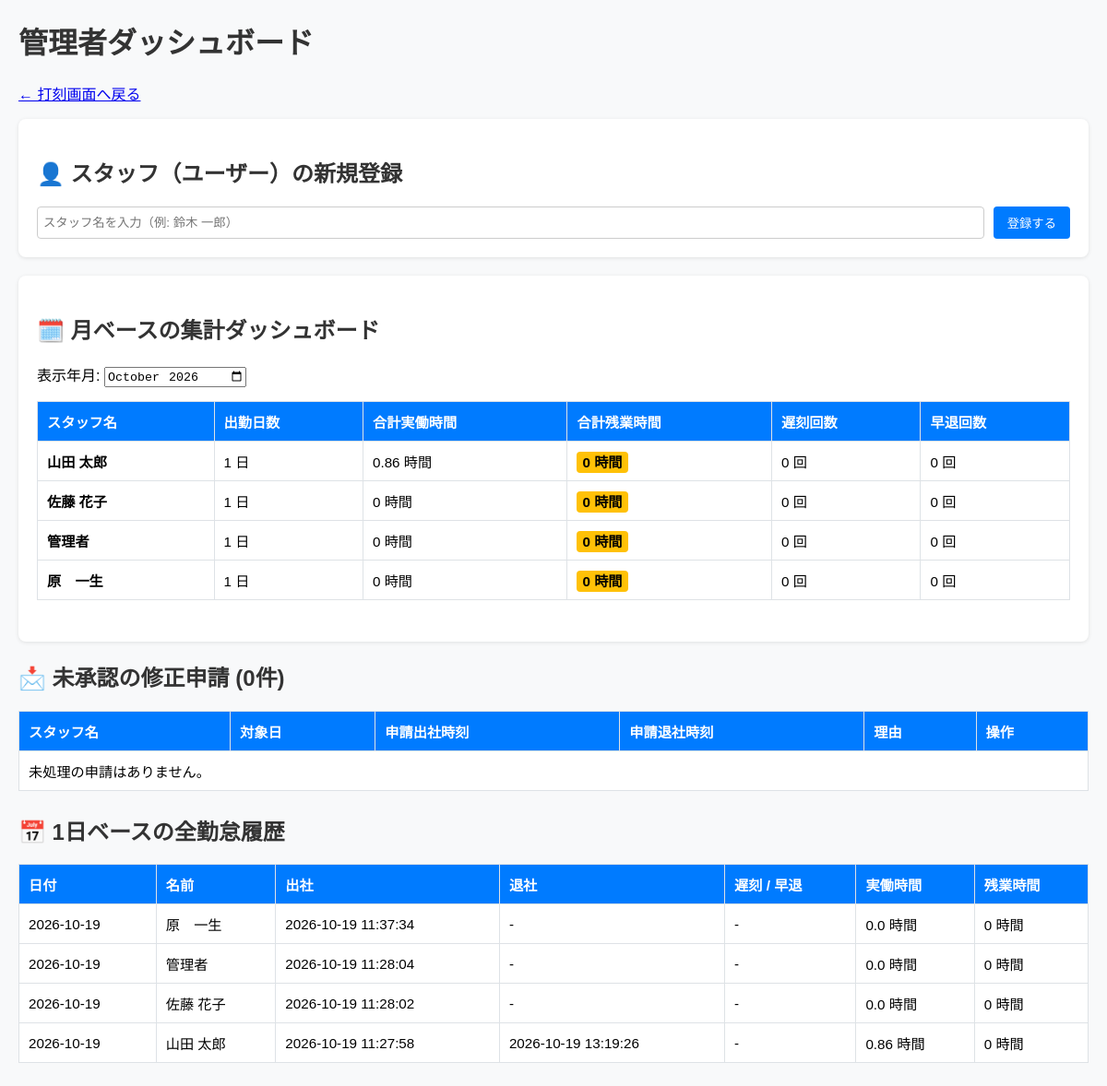
The page /admin on the database its author committed.
### tables this page shows
CREATE TABLE users (
                id INTEGER PRIMARY KEY AUTOINCREMENT,
                name TEXT NOT NULL,
                role TEXT DEFAULT 'employee'
            );

CREATE TABLE attendance (
                id INTEGER PRIMARY KEY AUTOINCREMENT,
                user_id INTEGER NOT NULL,
                work_date DATE NOT NULL,
                clock_in DATETIME,
                clock_out DATETIME,
                break_minutes INTEGER DEFAULT 60,
                tardy_minutes INTEGER DEFAULT 0,    -- 遅刻（分）
                early_leave_minutes INTEGER DEFAULT 0, -- 早退（分）
                actual_hours REAL DEFAULT 0,
                overtime_hours REAL DEFAULT 0
            );

### app.py (the view)
@app.route('/admin')
def admin():
    selected_month = request.args.get('month', datetime.now().strftime('%Y-%m'))
    with get_db() as conn:
        users = conn.execute('SELECT * FROM users').fetchall()
        attendances = conn.execute('''
            SELECT a.*, u.name
            FROM attendance a
            JOIN users u ON a.user_id = u.id
            ORDER BY a.work_date DESC, a.id DESC
        ''').fetchall()
        requests = conn.execute('''
            SELECT r.*, u.name, a.work_date
            FROM correction_requests r
            JOIN attendance a ON r.attendance_id = a.id
            JOIN users u ON a.user_id = u.id
            WHERE r.status = 'pending'
        ''').fetchall()
        monthly_summary = conn.execute('''
            SELECT
                u.name,
                COUNT(a.id) as work_days,
                SUM(a.actual_hours) as total_actual_hours,
                SUM(a.overtime_hours) as total_overtime_hours,
                SUM(CASE WHEN a.tardy_minutes > 0 THEN 1 ELSE 0 END) as tardy_count,
                SUM(CASE WHEN a.early_leave_minutes > 0 THEN 1 ELSE 0 END) as early_leave_count
            FROM users u
            LEFT JOIN attendance a ON u.id = a.user_id AND strftime('%Y-%m', a.work_date) = ?
            GROUP BY u.id
        ''', (selected_month,)).fetchall()
    return render_template('admin.html', attendances=attendances, requests=requests, users=users, monthly_summary=monthly_summary, selected_month=selected_month)

### app.py (called while the page is built)
def get_db():
    conn = sqlite3.connect(DB_NAME)
    conn.row_factory = sqlite3.Row
    return conn

### templates/admin.html (shortened to what this page needs)
<!DOCTYPE html>
<html lang="ja">
<head>
</head>
<body>
    <h1>管理者ダッシュボード</h1>
    <p><a href="/">← 打刻画面へ戻る</a></p>
    <div class="card">
        <h2>👤 スタッフ（ユーザー）の新規登録</h2>
        <form action="/add_user" method="POST" style="display:flex; gap:10px;">
            <input type="text" name="name" placeholder="スタッフ名を入力（例: 鈴木 一郎）" required style="flex:1;">
            <button type="submit" class="btn-add">登録する</button>
        </form>
    </div>
    <div class="card">
        <h2>🗓️ 月ベースの集計ダッシュボード</h2>
        <form method="GET" action="/admin" style="margin-bottom: 15px;">
            <label>表示年月: </label>
            <input type="month" name="month" value="{{ selected_month }}" onchange="this.form.submit()">
        </form>
        <table>
            <thead>
                <tr>
                    <th>スタッフ名</th>
                    <th>出勤日数</th>
                    <th>合計実働時間</th>
                    <th>合計残業時間</th>
                    <th>遅刻回数</th>
                    <th>早退回数</th>
                </tr>
            </thead>
            <tbody>
                {% for m in monthly_summary %}
                <tr>
                    <td><strong>{{ m.name }}</strong></td>
                    <td>{{ m.work_days or 0 }} 日</td>
                    <td>{{ m.total_actual_hours or 0 }} 時間</td>
                    <td><span class="badge-overtime">{{ m.total_overtime_hours or 0 }} 時間</span></td>
                    <td>{{ m.tardy_count or 0 }} 回</td>
                    <td>{{ m.early_leave_count or 0 }} 回</td>
                </tr>
                {% endfor %}
            </tbody>
        </table>
    </div>
    <h2>📩 未承認の修正申請 ({{ requests|length }}件)</h2>
    <table>
        <thead>
            <tr>
                <th>スタッフ名</th>
                <th>対象日</th>
                <th>申請出社時刻</th>
                <th>申請退社時刻</th>
                <th>理由</th>
                <th>操作</th>
            </tr>
        </thead>
        <tbody>
            {% for r in requests %}
            <tr>
                <td>{{ r.name }}</td>
                <td>{{ r.work_date }}</td>
                <td>{{ r.requested_clock_in }}</td>
                <td>{{ r.requested_clock_out }}</td>
                <td>{{ r.reason }}</td>
                <td>
                    <form action="/approve/{{ r.id }}/approve" method="POST" style="display:inline;">
                        <button type="submit" class="btn-approve">承認</button>
                    </form>
                    <form action="/approve/{{ r.id }}/reject" method="POST" style="display:inline;">
                        <button type="submit" class="btn-reject">却下</button>
                    </form>
                </td>
            </tr>
            {% else %}
            <tr><td colspan="6">未処理の申請はありません。</td></tr>
            {% endfor %}
        </tbody>
    </table>
    <h2>📅 1日ベースの全勤怠履歴</h2>
    <table>
        <thead>
            <tr>
                <th>日付</th>
                <th>名前</th>
                <th>出社</th>
                <th>退社</th>
                <th>遅刻 / 早退</th>
                <th>実働時間</th>
                <th>残業時間</th>
            </tr>
        </thead>
        <tbody>
            {% for a in attendances %}
            <tr>
                <td>{{ a.work_date }}</td>
                <td>{{ a.name }}</td>
                <td>{{ a.clock_in or '-' }}</td>
                <td>{{ a.clock_out or '-' }}</td>
                <td>
                    {% if a.tardy_minutes == 0 and a.early_leave_minutes == 0 %}-{% endif %}
                </td>
                <td>{{ a.actual_hours }} 時間</td>
                <td>
                    {% if a.overtime_hours > 0 %}
                    <span class="badge-overtime">{{ a.overtime_hours }} 時間</span>
                    {% else %}
                    0 時間
                    {% endif %}
                </td>
            </tr>
            {% endfor %}
        </tbody>
    </table>
</body>
</html>

### templates/admin.html (style rules this page uses)
body { font-family: sans-serif; margin: 20px; background: #f8f9fa; }
h1, h2 { color: #333; }
table { width: 100%; border-collapse: collapse; background: white; margin-bottom: 25px; font-size: 0.95rem; }
th, td { border: 1px solid #dee2e6; padding: 10px; text-align: left; }
th { background: #007bff; color: white; }
.card { background: white; padding: 20px; border-radius: 8px; margin-bottom: 20px; box-shadow: 0 1px 4px rgba(0,0,0,0.1); }
.badge-overtime { background: #ffc107; padding: 3px 6px; border-radius: 4px; font-weight: bold; }
.btn-add { background: #007bff; color: white; border: none; padding: 8px 15px; border-radius: 4px; cursor: pointer; }
input[type="text"] { padding: 6px; border: 1px solid #ccc; border-radius: 4px; }

### rows shown on the page
users: name "山田 太郎", id "1", total_actual_hours "0.86", total_overtime_hours "0", tardy_count "0", early_leave_count "0"
users: name "佐藤 花子", work_days "1", total_actual_hours "0", total_overtime_hours "0", tardy_count "0", early_leave_count "0"
users: name "管理者", work_days "1", total_actual_hours "0", total_overtime_hours "0", tardy_count "0", early_leave_count "0"
users: name "原 一生", work_days "1", total_actual_hours "0", total_overtime_hours "0", tardy_count "0", early_leave_count "0"
attendance: work_date "2026-10-19", name "原 一生", clock_in "2026-10-19 11:37:34", clock_out "-", actual_hours "0.0", overtime_hours "0 時間"
attendance: work_date "2026-10-19", name "管理者", clock_in "2026-10-19 11:28:04", clock_out "-", actual_hours "0.0", overtime_hours "0 時間"
attendance: work_date "2026-10-19", name "佐藤 花子", clock_in "2026-10-19 11:28:02", clock_out "-", actual_hours "0.0", overtime_hours "0 時間"
attendance: work_date "2026-10-19", name "山田 太郎", clock_in "2026-10-19 11:27:58", clock_out "2026-10-19 13:19:26", actual_hours "0.86", overtime_hours "0 時間"

### other values the page prints
{{ requests|length }} "0"
